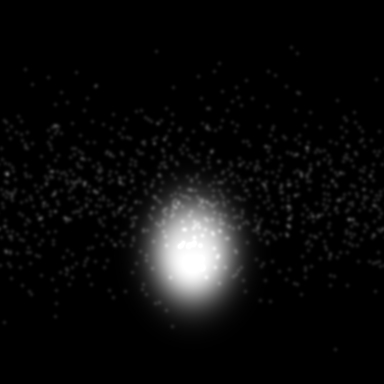
#> input picture Outputs_simulate/sim.gif, 384 x 384 px
$ python extract_key_frame.py
#> lines starting #> are read from the running program, lines starting #| are printed output that depends on the picture
"""
Extract key frames (first, middle, last) from two GIF files.

Default inputs: (from simulate/pipeline_forward.py)
- Outputs_simulate/sim.gif
- Outputs_pipeline/sim_pipeline.gif

Default outputs: (3 images per GIF from Outputs_simulate/pipeline file)
- Key_Outputs_image/Key_simulate/
- Key_Outputs_image/Key_pipeline/

- Hongze Lin
"""

from __future__ import annotations
from pathlib import Path
from PIL import Image

# Function - Extract key frames from a GIF and save them as PNG images.
def extract_key_frames(gif_path: Path, output_dir: Path) -> None:
    """Extract frame 0, middle frame, and last frame from a GIF."""
    if not gif_path.exists():
        raise FileNotFoundError(f"GIF not found: {gif_path}")

    output_dir.mkdir(parents=True, exist_ok=True)

    with Image.open(gif_path) as gif:
#> gif is the input picture: PIL image 384x384 L; min 0, max 255, mean 12.7
        total_frames = getattr(gif, "n_frames", 1)
#> total_frames = 80
        first_idx = 0
        mid_idx = total_frames // 2
#> mid_idx = 40
        last_idx = total_frames - 1
#> last_idx = 79

        frame_plan = [
            ("frame0", first_idx),
            ("frame_mid", mid_idx),
            ("frame_last", last_idx),
        ]
#> frame_plan = [('frame0', 0), ('frame_mid', 40), ('frame_last', 79)]

        for tag, frame_idx in frame_plan:
            gif.seek(frame_idx)
            frame = gif.convert("RGB")
            save_path = output_dir / f"{gif_path.stem}_{tag}.png"
            frame.save(save_path)
            print(f"Saved: {save_path}")
#> this loop made 3 passes
#| Saved: Key_Outputs_image/Key_simulate/sim_frame0.png
#| Saved: Key_Outputs_image/Key_simulate/sim_frame_mid.png
#| Saved: Key_Outputs_image/Key_simulate/sim_frame_last.png
#> pass 2, in extract_key_frames, `frame = gif.convert("RGB")`:
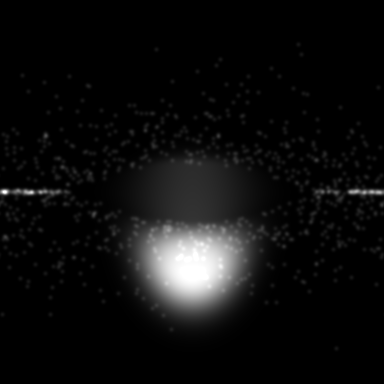
#> frame: PIL image 384x384 RGB; min 0, max 255, mean 14.1
#> pass 3, in extract_key_frames, `frame = gif.convert("RGB")`:
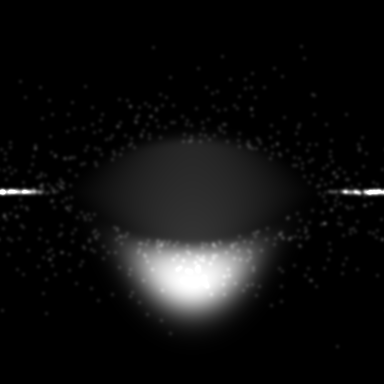
#> frame: PIL image 384x384 RGB; min 0, max 255, mean 15.7

# Main Function
def main() -> None:
    base_dir = Path.cwd()
    target_root = base_dir / "Key_Outputs_image"

    jobs = [
        (base_dir / "Outputs_simulate" / "sim.gif", target_root / "Key_simulate"),
        (
            base_dir / "Outputs_pipeline" / "sim_pipeline.gif",
            target_root / "Key_pipeline",
        ),
    ]

    for gif_path, output_dir in jobs:
        extract_key_frames(gif_path, output_dir)

    print(f"\nDone. Key frames are in: {target_root}")


if __name__ == "__main__":
#> (the run stopped early here; a loop or call above may not have finished)
